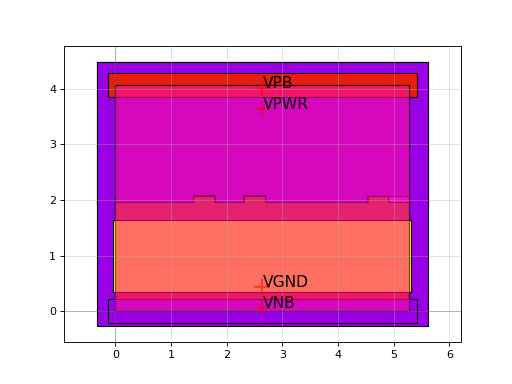

This chart was generated by the following Python code:
import sky130

c = sky130.components.sky130_fd_sc_hvl__o22a_1()
c.plot()
